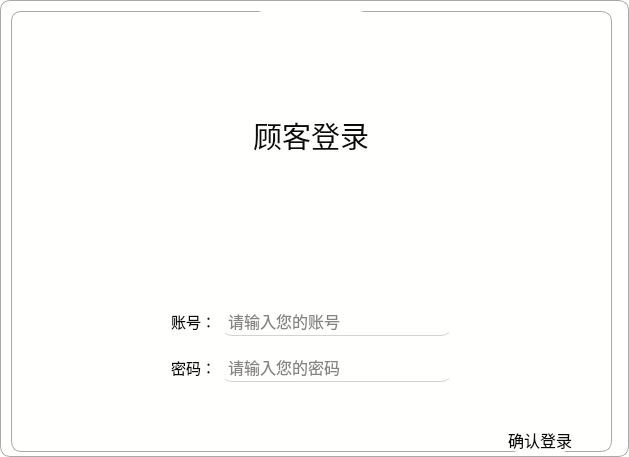
<?xml version="1.0" encoding="UTF-8"?>
<ui version="4.0">
 <class>CusLogin</class>
 <widget class="QDialog" name="CusLogin">
  <property name="geometry">
   <rect>
    <x>0</x>
    <y>0</y>
    <width>629</width>
    <height>457</height>
   </rect>
  </property>
  <property name="sizePolicy">
   <sizepolicy hsizetype="Fixed" vsizetype="Fixed">
    <horstretch>0</horstretch>
    <verstretch>0</verstretch>
   </sizepolicy>
  </property>
  <property name="windowTitle">
   <string>顾客登录</string>
  </property>
  <property name="styleSheet">
   <string notr="true">QPushButton:hover{
        color:red
        }
QLineEdit{
        border:1px solid gray;;
        border-radius:10px;
        padding:2px 4px;
}
QWidget{
        color:#0c0a0a;
        background:rgb(255, 255, 253);
        border-top:1px solid darkGray;
        border-bottom:1px solid darkGray;
        border-right:1px solid darkGray;
        border-left:1px solid darkGray;
        border-top-left-radius:10px;
        border-top-right-radius:10px;
        border-bottom-right-radius:10px;
        border-bottom-left-radius:10px;
    }
QLabel{
        border:none;}

QPushButton{border:none
           }</string>
  </property>
  <widget class="QWidget" name="">
   <property name="geometry">
    <rect>
     <x>11</x>
     <y>11</y>
     <width>601</width>
     <height>441</height>
    </rect>
   </property>
   <layout class="QVBoxLayout" name="verticalLayout_2">
    <item alignment="Qt::AlignHCenter">
     <widget class="QLabel" name="label_3">
      <property name="sizePolicy">
       <sizepolicy hsizetype="Fixed" vsizetype="Preferred">
        <horstretch>0</horstretch>
        <verstretch>0</verstretch>
       </sizepolicy>
      </property>
      <property name="font">
       <font>
        <pointsize>22</pointsize>
       </font>
      </property>
      <property name="text">
       <string>顾客登录</string>
      </property>
     </widget>
    </item>
    <item>
     <spacer name="verticalSpacer_2">
      <property name="orientation">
       <enum>Qt::Vertical</enum>
      </property>
      <property name="sizeType">
       <enum>QSizePolicy::Fixed</enum>
      </property>
      <property name="sizeHint" stdset="0">
       <size>
        <width>20</width>
        <height>40</height>
       </size>
      </property>
     </spacer>
    </item>
    <item>
     <layout class="QHBoxLayout" name="horizontalLayout_3">
      <item>
       <spacer name="horizontalSpacer">
        <property name="orientation">
         <enum>Qt::Horizontal</enum>
        </property>
        <property name="sizeHint" stdset="0">
         <size>
          <width>40</width>
          <height>20</height>
         </size>
        </property>
       </spacer>
      </item>
      <item>
       <layout class="QVBoxLayout" name="verticalLayout">
        <item>
         <layout class="QHBoxLayout" name="horizontalLayout">
          <item>
           <widget class="QLabel" name="label_4">
            <property name="font">
             <font>
              <pointsize>11</pointsize>
             </font>
            </property>
            <property name="text">
             <string>账号：</string>
            </property>
            <property name="buddy">
             <cstring>id_line</cstring>
            </property>
           </widget>
          </item>
          <item>
           <widget class="QLineEdit" name="id_line">
            <property name="minimumSize">
             <size>
              <width>230</width>
              <height>30</height>
             </size>
            </property>
            <property name="maximumSize">
             <size>
              <width>230</width>
              <height>30</height>
             </size>
            </property>
            <property name="font">
             <font>
              <family>黑体</family>
              <pointsize>10</pointsize>
              <weight>50</weight>
              <italic>false</italic>
              <bold>false</bold>
              <kerning>true</kerning>
             </font>
            </property>
            <property name="styleSheet">
             <string notr="true">QLineEdit{
	font-size:16px;
	border:none;
	border-bottom:1px solid lightgray;
	background-color:transparent;
	font: 10pt &quot;黑体&quot;;
}
QLineEdit:hover{
	border-bottom:1px solid gray;
}
QLineEdit:focus{
	border-bottom:1px solid rgb(18,183,245);
}
</string>
            </property>
            <property name="text">
             <string/>
            </property>
            <property name="frame">
             <bool>true</bool>
            </property>
            <property name="echoMode">
             <enum>QLineEdit::Normal</enum>
            </property>
            <property name="placeholderText">
             <string>请输入您的账号</string>
            </property>
            <property name="clearButtonEnabled">
             <bool>true</bool>
            </property>
           </widget>
          </item>
         </layout>
        </item>
        <item>
         <spacer name="verticalSpacer">
          <property name="orientation">
           <enum>Qt::Vertical</enum>
          </property>
          <property name="sizeType">
           <enum>QSizePolicy::Fixed</enum>
          </property>
          <property name="sizeHint" stdset="0">
           <size>
            <width>20</width>
            <height>10</height>
           </size>
          </property>
         </spacer>
        </item>
        <item>
         <layout class="QHBoxLayout" name="horizontalLayout_2">
          <item>
           <widget class="QLabel" name="label_2">
            <property name="font">
             <font>
              <pointsize>11</pointsize>
             </font>
            </property>
            <property name="text">
             <string>密码：</string>
            </property>
            <property name="buddy">
             <cstring>password_line</cstring>
            </property>
           </widget>
          </item>
          <item>
           <widget class="QLineEdit" name="password_line">
            <property name="minimumSize">
             <size>
              <width>230</width>
              <height>30</height>
             </size>
            </property>
            <property name="maximumSize">
             <size>
              <width>230</width>
              <height>30</height>
             </size>
            </property>
            <property name="styleSheet">
             <string notr="true">QLineEdit{
	font-size:16px;
	border:none;
	border-bottom:1px solid lightgray;
	background-color:transparent;
	font: 10pt &quot;黑体&quot;;
}
QLineEdit:hover{
	border-bottom:1px solid gray;
}
QLineEdit:focus{
	border-bottom:1px solid rgb(18,183,245);
}
</string>
            </property>
            <property name="text">
             <string/>
            </property>
            <property name="echoMode">
             <enum>QLineEdit::Password</enum>
            </property>
            <property name="placeholderText">
             <string>请输入您的密码</string>
            </property>
            <property name="clearButtonEnabled">
             <bool>true</bool>
            </property>
           </widget>
          </item>
         </layout>
        </item>
       </layout>
      </item>
      <item>
       <spacer name="horizontalSpacer_2">
        <property name="orientation">
         <enum>Qt::Horizontal</enum>
        </property>
        <property name="sizeHint" stdset="0">
         <size>
          <width>40</width>
          <height>20</height>
         </size>
        </property>
       </spacer>
      </item>
     </layout>
    </item>
    <item>
     <spacer name="verticalSpacer_3">
      <property name="orientation">
       <enum>Qt::Vertical</enum>
      </property>
      <property name="sizeType">
       <enum>QSizePolicy::Fixed</enum>
      </property>
      <property name="sizeHint" stdset="0">
       <size>
        <width>20</width>
        <height>40</height>
       </size>
      </property>
     </spacer>
    </item>
    <item>
     <layout class="QHBoxLayout" name="horizontalLayout_4">
      <item>
       <spacer name="horizontalSpacer_3">
        <property name="orientation">
         <enum>Qt::Horizontal</enum>
        </property>
        <property name="sizeHint" stdset="0">
         <size>
          <width>40</width>
          <height>20</height>
         </size>
        </property>
       </spacer>
      </item>
      <item>
       <widget class="QPushButton" name="okButton">
        <property name="sizePolicy">
         <sizepolicy hsizetype="Fixed" vsizetype="Fixed">
          <horstretch>0</horstretch>
          <verstretch>0</verstretch>
         </sizepolicy>
        </property>
        <property name="font">
         <font>
          <pointsize>12</pointsize>
         </font>
        </property>
        <property name="text">
         <string>确认登录</string>
        </property>
       </widget>
      </item>
      <item>
       <spacer name="horizontalSpacer_4">
        <property name="orientation">
         <enum>Qt::Horizontal</enum>
        </property>
        <property name="sizeType">
         <enum>QSizePolicy::Fixed</enum>
        </property>
        <property name="sizeHint" stdset="0">
         <size>
          <width>40</width>
          <height>20</height>
         </size>
        </property>
       </spacer>
      </item>
     </layout>
    </item>
   </layout>
  </widget>
 </widget>
 <resources>
  <include location="../../../pyqt5_python--master/resource/images/login.qrc"/>
 </resources>
 <connections/>
</ui>
